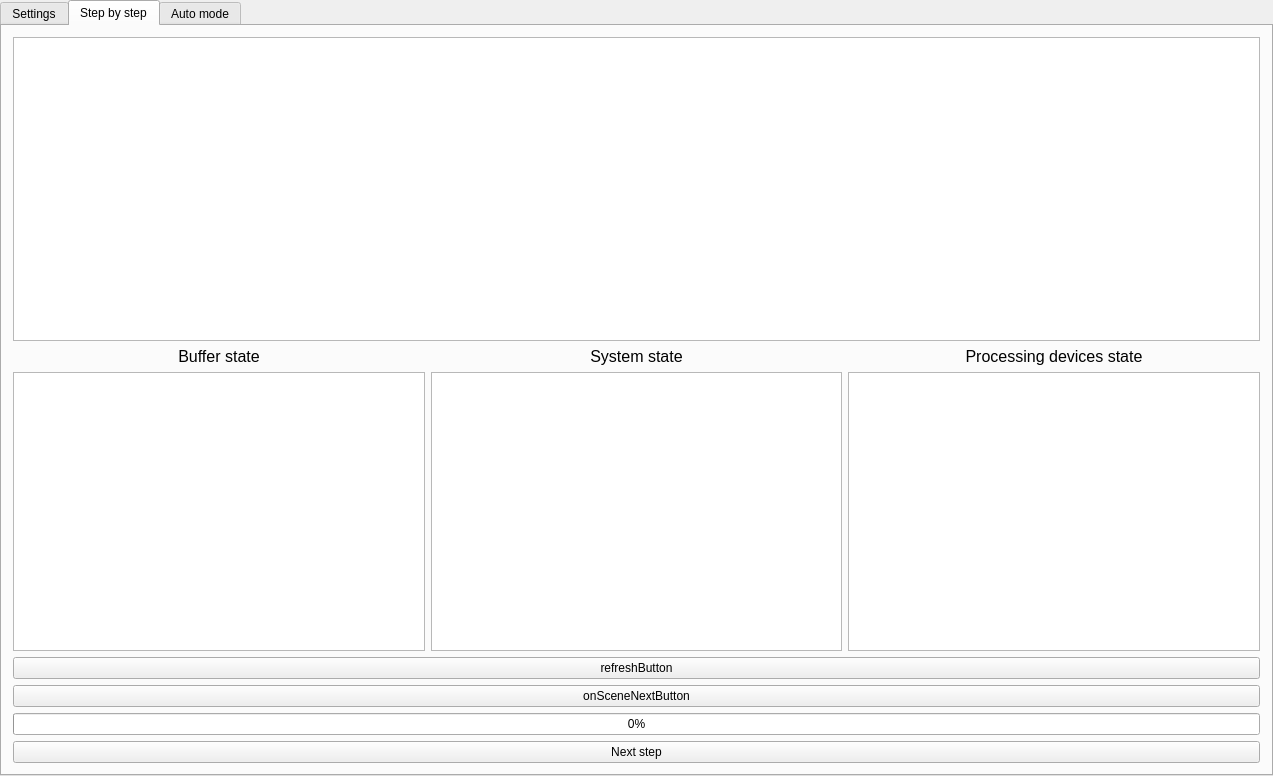
<?xml version="1.0" encoding="UTF-8"?>
<ui version="4.0">
 <class>MainWindow</class>
 <widget class="QMainWindow" name="MainWindow">
  <property name="geometry">
   <rect>
    <x>0</x>
    <y>0</y>
    <width>1273</width>
    <height>776</height>
   </rect>
  </property>
  <property name="windowTitle">
   <string>SMO</string>
  </property>
  <widget class="QWidget" name="centralWidget">
   <layout class="QVBoxLayout" name="verticalLayout_3">
    <property name="leftMargin">
     <number>0</number>
    </property>
    <property name="topMargin">
     <number>0</number>
    </property>
    <property name="rightMargin">
     <number>0</number>
    </property>
    <property name="bottomMargin">
     <number>0</number>
    </property>
    <item>
     <widget class="QTabWidget" name="firstLevelTabs">
      <property name="currentIndex">
       <number>1</number>
      </property>
      <widget class="QWidget" name="tab_3">
       <attribute name="title">
        <string>Settings</string>
       </attribute>
       <layout class="QVBoxLayout" name="verticalLayout">
        <item>
         <widget class="QLabel" name="label_2">
          <property name="font">
           <font>
            <pointsize>18</pointsize>
           </font>
          </property>
          <property name="text">
           <string>Sources devices settings</string>
          </property>
          <property name="scaledContents">
           <bool>false</bool>
          </property>
          <property name="alignment">
           <set>Qt::AlignCenter</set>
          </property>
         </widget>
        </item>
        <item>
         <layout class="QHBoxLayout" name="horizontalLayout_2">
          <item>
           <widget class="QLabel" name="label">
            <property name="font">
             <font>
              <pointsize>12</pointsize>
             </font>
            </property>
            <property name="text">
             <string>Number of sources:</string>
            </property>
           </widget>
          </item>
          <item>
           <widget class="QSpinBox" name="sourcesNumberSpinBox">
            <property name="font">
             <font>
              <pointsize>10</pointsize>
             </font>
            </property>
            <property name="minimum">
             <number>1</number>
            </property>
            <property name="value">
             <number>4</number>
            </property>
            <property name="displayIntegerBase">
             <number>10</number>
            </property>
           </widget>
          </item>
          <item>
           <spacer name="horizontalSpacer">
            <property name="orientation">
             <enum>Qt::Horizontal</enum>
            </property>
            <property name="sizeHint" stdset="0">
             <size>
              <width>40</width>
              <height>20</height>
             </size>
            </property>
           </spacer>
          </item>
         </layout>
        </item>
        <item>
         <layout class="QHBoxLayout" name="horizontalLayout_5">
          <item>
           <widget class="QLabel" name="label_9">
            <property name="font">
             <font>
              <pointsize>12</pointsize>
             </font>
            </property>
            <property name="text">
             <string>Poisson distribution parameter:</string>
            </property>
           </widget>
          </item>
          <item>
           <widget class="QDoubleSpinBox" name="poissonSpinBox">
            <property name="font">
             <font>
              <pointsize>10</pointsize>
             </font>
            </property>
            <property name="maximum">
             <double>1000.000000000000000</double>
            </property>
            <property name="value">
             <double>3.000000000000000</double>
            </property>
           </widget>
          </item>
          <item>
           <spacer name="horizontalSpacer_4">
            <property name="orientation">
             <enum>Qt::Horizontal</enum>
            </property>
            <property name="sizeHint" stdset="0">
             <size>
              <width>40</width>
              <height>20</height>
             </size>
            </property>
           </spacer>
          </item>
         </layout>
        </item>
        <item>
         <widget class="QLabel" name="label_3">
          <property name="font">
           <font>
            <pointsize>18</pointsize>
           </font>
          </property>
          <property name="text">
           <string>Processing devices settings</string>
          </property>
          <property name="alignment">
           <set>Qt::AlignCenter</set>
          </property>
         </widget>
        </item>
        <item>
         <layout class="QHBoxLayout" name="horizontalLayout_3">
          <item>
           <widget class="QLabel" name="label_4">
            <property name="font">
             <font>
              <pointsize>12</pointsize>
             </font>
            </property>
            <property name="text">
             <string>Number of devices:</string>
            </property>
           </widget>
          </item>
          <item>
           <widget class="QSpinBox" name="processingNumberSpinBox">
            <property name="font">
             <font>
              <pointsize>10</pointsize>
             </font>
            </property>
            <property name="minimum">
             <number>1</number>
            </property>
            <property name="value">
             <number>7</number>
            </property>
           </widget>
          </item>
          <item>
           <spacer name="horizontalSpacer_2">
            <property name="orientation">
             <enum>Qt::Horizontal</enum>
            </property>
            <property name="sizeHint" stdset="0">
             <size>
              <width>40</width>
              <height>20</height>
             </size>
            </property>
           </spacer>
          </item>
         </layout>
        </item>
        <item>
         <layout class="QHBoxLayout" name="horizontalLayout_6">
          <item>
           <widget class="QLabel" name="label_7">
            <property name="font">
             <font>
              <pointsize>12</pointsize>
             </font>
            </property>
            <property name="text">
             <string>Normal distribution min:</string>
            </property>
           </widget>
          </item>
          <item>
           <widget class="QSpinBox" name="normMinSpinBox">
            <property name="font">
             <font>
              <pointsize>10</pointsize>
             </font>
            </property>
            <property name="suffix">
             <string/>
            </property>
            <property name="minimum">
             <number>1</number>
            </property>
            <property name="maximum">
             <number>1000</number>
            </property>
            <property name="value">
             <number>5</number>
            </property>
           </widget>
          </item>
          <item>
           <spacer name="horizontalSpacer_5">
            <property name="orientation">
             <enum>Qt::Horizontal</enum>
            </property>
            <property name="sizeHint" stdset="0">
             <size>
              <width>40</width>
              <height>20</height>
             </size>
            </property>
           </spacer>
          </item>
         </layout>
        </item>
        <item>
         <layout class="QHBoxLayout" name="horizontalLayout_7">
          <item>
           <widget class="QLabel" name="label_8">
            <property name="font">
             <font>
              <pointsize>12</pointsize>
             </font>
            </property>
            <property name="text">
             <string>Normal distribution max:</string>
            </property>
           </widget>
          </item>
          <item>
           <widget class="QSpinBox" name="normMaxSpinBox">
            <property name="font">
             <font>
              <pointsize>10</pointsize>
             </font>
            </property>
            <property name="minimum">
             <number>1</number>
            </property>
            <property name="maximum">
             <number>1000</number>
            </property>
            <property name="value">
             <number>6</number>
            </property>
           </widget>
          </item>
          <item>
           <spacer name="horizontalSpacer_6">
            <property name="orientation">
             <enum>Qt::Horizontal</enum>
            </property>
            <property name="sizeHint" stdset="0">
             <size>
              <width>40</width>
              <height>20</height>
             </size>
            </property>
           </spacer>
          </item>
         </layout>
        </item>
        <item>
         <widget class="QLabel" name="label_5">
          <property name="font">
           <font>
            <pointsize>18</pointsize>
           </font>
          </property>
          <property name="text">
           <string>Buffer settings</string>
          </property>
          <property name="alignment">
           <set>Qt::AlignCenter</set>
          </property>
         </widget>
        </item>
        <item>
         <layout class="QHBoxLayout" name="horizontalLayout_4">
          <item>
           <widget class="QLabel" name="label_6">
            <property name="font">
             <font>
              <pointsize>12</pointsize>
             </font>
            </property>
            <property name="text">
             <string>Size:</string>
            </property>
           </widget>
          </item>
          <item>
           <widget class="QSpinBox" name="bufferSizeSpinBox">
            <property name="font">
             <font>
              <pointsize>10</pointsize>
             </font>
            </property>
            <property name="minimum">
             <number>1</number>
            </property>
            <property name="value">
             <number>4</number>
            </property>
           </widget>
          </item>
          <item>
           <spacer name="horizontalSpacer_3">
            <property name="orientation">
             <enum>Qt::Horizontal</enum>
            </property>
            <property name="sizeHint" stdset="0">
             <size>
              <width>40</width>
              <height>20</height>
             </size>
            </property>
           </spacer>
          </item>
         </layout>
        </item>
        <item>
         <widget class="QLabel" name="label_11">
          <property name="font">
           <font>
            <pointsize>18</pointsize>
           </font>
          </property>
          <property name="text">
           <string>System settings</string>
          </property>
          <property name="alignment">
           <set>Qt::AlignCenter</set>
          </property>
         </widget>
        </item>
        <item>
         <layout class="QHBoxLayout" name="horizontalLayout_9">
          <item>
           <widget class="QLabel" name="label_13">
            <property name="font">
             <font>
              <pointsize>12</pointsize>
             </font>
            </property>
            <property name="text">
             <string>Total task to process: </string>
            </property>
           </widget>
          </item>
          <item>
           <widget class="QSpinBox" name="totalTasksRequired">
            <property name="minimum">
             <number>1</number>
            </property>
            <property name="maximum">
             <number>1000000</number>
            </property>
            <property name="value">
             <number>30000</number>
            </property>
           </widget>
          </item>
          <item>
           <spacer name="horizontalSpacer_7">
            <property name="orientation">
             <enum>Qt::Horizontal</enum>
            </property>
            <property name="sizeHint" stdset="0">
             <size>
              <width>40</width>
              <height>20</height>
             </size>
            </property>
           </spacer>
          </item>
         </layout>
        </item>
        <item>
         <spacer name="verticalSpacer">
          <property name="orientation">
           <enum>Qt::Vertical</enum>
          </property>
          <property name="sizeHint" stdset="0">
           <size>
            <width>20</width>
            <height>40</height>
           </size>
          </property>
         </spacer>
        </item>
       </layout>
      </widget>
      <widget class="QWidget" name="tab">
       <attribute name="title">
        <string>Step by step</string>
       </attribute>
       <layout class="QVBoxLayout" name="verticalLayout_4">
        <item>
         <widget class="QGraphicsView" name="graphicsView"/>
        </item>
        <item>
         <layout class="QHBoxLayout" name="horizontalLayout_8">
          <item>
           <layout class="QVBoxLayout" name="verticalLayout_9">
            <item>
             <widget class="QLabel" name="label_10">
              <property name="font">
               <font>
                <pointsize>12</pointsize>
               </font>
              </property>
              <property name="text">
               <string>Buffer state</string>
              </property>
              <property name="alignment">
               <set>Qt::AlignCenter</set>
              </property>
             </widget>
            </item>
            <item>
             <widget class="QTableWidget" name="bufferStateTableWidget"/>
            </item>
           </layout>
          </item>
          <item>
           <layout class="QVBoxLayout" name="verticalLayout_7">
            <item>
             <widget class="QLabel" name="label_14">
              <property name="font">
               <font>
                <pointsize>12</pointsize>
               </font>
              </property>
              <property name="text">
               <string>System state</string>
              </property>
              <property name="alignment">
               <set>Qt::AlignCenter</set>
              </property>
             </widget>
            </item>
            <item>
             <widget class="QTableWidget" name="stateTableWidget"/>
            </item>
           </layout>
          </item>
          <item>
           <layout class="QVBoxLayout" name="verticalLayout_11">
            <item>
             <widget class="QLabel" name="label_12">
              <property name="font">
               <font>
                <pointsize>12</pointsize>
               </font>
              </property>
              <property name="text">
               <string>Processing devices state</string>
              </property>
              <property name="alignment">
               <set>Qt::AlignCenter</set>
              </property>
             </widget>
            </item>
            <item>
             <widget class="QTableWidget" name="processingStateTableWidget"/>
            </item>
           </layout>
          </item>
         </layout>
        </item>
        <item>
         <widget class="QPushButton" name="refreshButton">
          <property name="text">
           <string>refreshButton</string>
          </property>
         </widget>
        </item>
        <item>
         <widget class="QPushButton" name="onSceneNextButton">
          <property name="text">
           <string>onSceneNextButton</string>
          </property>
         </widget>
        </item>
        <item>
         <widget class="QProgressBar" name="stepProgressBar">
          <property name="value">
           <number>0</number>
          </property>
          <property name="textVisible">
           <bool>true</bool>
          </property>
         </widget>
        </item>
        <item>
         <layout class="QHBoxLayout" name="horizontalLayout">
          <item>
           <widget class="QPushButton" name="nextStepButton">
            <property name="text">
             <string>Next step</string>
            </property>
           </widget>
          </item>
         </layout>
        </item>
       </layout>
      </widget>
      <widget class="QWidget" name="tab_2">
       <attribute name="title">
        <string>Auto mode</string>
       </attribute>
       <layout class="QVBoxLayout" name="verticalLayout_2">
        <item>
         <widget class="QTabWidget" name="tabWidget_2">
          <property name="currentIndex">
           <number>1</number>
          </property>
          <widget class="QWidget" name="tab_4">
           <attribute name="title">
            <string>Generators statistics</string>
           </attribute>
           <layout class="QVBoxLayout" name="verticalLayout_5">
            <item>
             <widget class="QTableWidget" name="generatorStatTableWidget"/>
            </item>
           </layout>
          </widget>
          <widget class="QWidget" name="tab_5">
           <attribute name="title">
            <string>Processors statistics</string>
           </attribute>
           <layout class="QVBoxLayout" name="verticalLayout_6">
            <item>
             <widget class="QTableWidget" name="processorStatTableWidget"/>
            </item>
           </layout>
          </widget>
         </widget>
        </item>
        <item>
         <widget class="QProgressBar" name="autoProgressBar">
          <property name="value">
           <number>0</number>
          </property>
         </widget>
        </item>
        <item>
         <widget class="QPushButton" name="startAutoButton">
          <property name="text">
           <string>Start</string>
          </property>
         </widget>
        </item>
       </layout>
      </widget>
     </widget>
    </item>
   </layout>
  </widget>
 </widget>
 <layoutdefault spacing="6" margin="11"/>
 <resources/>
 <connections/>
</ui>
